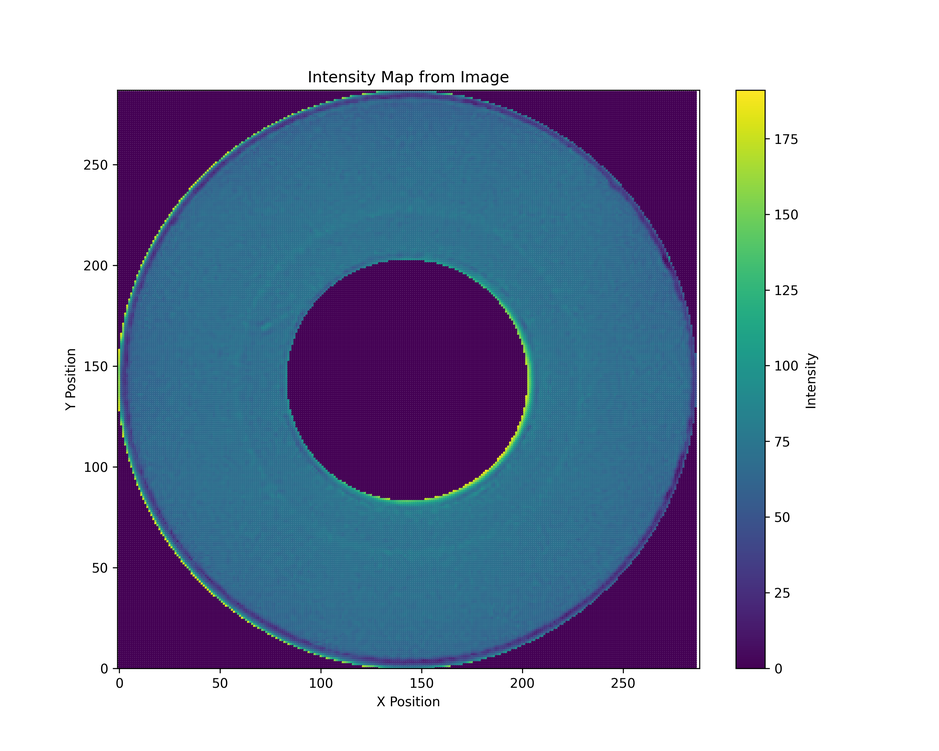
#> input picture App/scripts/intensity_map.png, 939 x 751 px, shrunk from 3000 x 2400 before the run
$ python -i UI1.py   (imports and definitions only)
#> lines starting #> are read from the running program, lines starting #| are printed output that depends on the picture; after the words box and inside, x2 and y2 are one past the last pixel; in counts of white or black regions, pixels touching at a corner belong together
#> further down, picture is the input picture: shape (751, 939, 3); mean B, G, R 187, 164.6, 155.5
"""Processed from UI1.py - Detected operations: sobel_edge, threshold, circle_detection"""
import cv2
import numpy as np

def process_image(image: np.ndarray, kernel_size: float = 0) -> np.ndarray:
    """
    Processed from UI1.py - Detected operations: sobel_edge, threshold, circle_detection

    Args:
        image: Input image
        kernel_size: Kernel size

    Returns:
        Processed image
    """
#> called with kernel_size = 0
    try:
        result = image.copy()

        # Convert to grayscale if needed
        if len(result.shape) == 3:
            result = cv2.cvtColor(result, cv2.COLOR_BGR2GRAY)
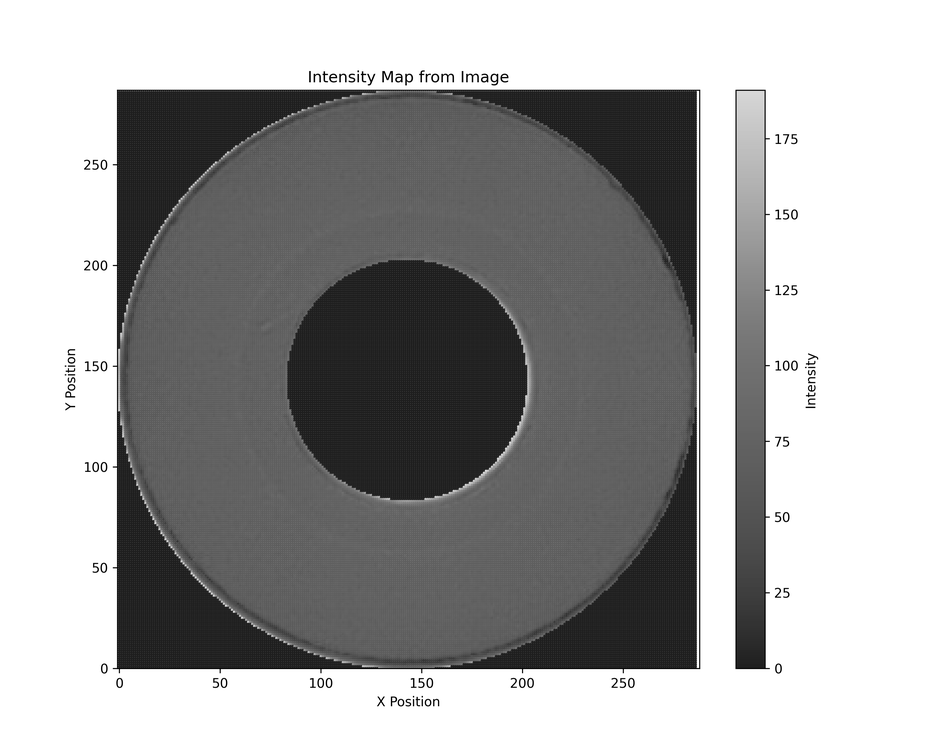
#> result: shape (751, 939); min 0, max 255, mean 164.4

        # Apply threshold
        if len(result.shape) == 3:
            result = cv2.cvtColor(result, cv2.COLOR_BGR2GRAY)
        _, result = cv2.threshold(result, 127, 255, cv2.THRESH_BINARY)
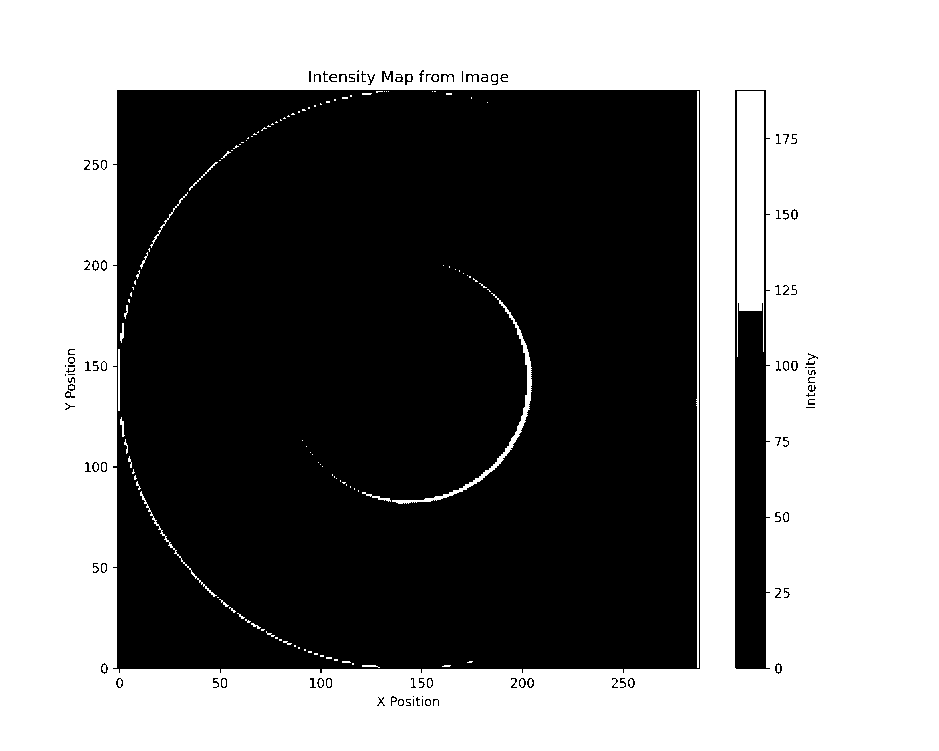
#> result: shape (751, 939); 50.6% white; 105 black regions (32 under 20 px), largest, box (x1, y1, x2, y2) and area: (113, 90, 700, 673) 333834, (735, 90, 770, 669) 11969, (382, 71, 393, 82) 67

        # Detect circles
        if len(result.shape) == 2:
            display = cv2.cvtColor(result, cv2.COLOR_GRAY2BGR)
        else:
            display = result.copy()
        gray = cv2.cvtColor(display, cv2.COLOR_BGR2GRAY) if len(display.shape) == 3 else display
        circles = cv2.HoughCircles(gray, cv2.HOUGH_GRADIENT, 1, 50, param1=50, param2=30)
#> circles = 14 rows, first 8: [413.5, 366.5, 301.7], [465.5, 367.5, 347.6], [297.5, 367.5, 228.7], [347.5, 367.5, 278.7], [812.5, 702.5, 398.5], [280.5, 265.5, 176.8], [905.5, 78.5, 459.5], [752.5, 367.5, 57.3]
        if circles is not None:
            circles = np.uint16(np.around(circles))
#> circles = 14 rows, first 8: [414, 366, 302], [466, 368, 348], [298, 368, 229], [348, 368, 279], [812, 702, 398], [280, 266, 177], [906, 78, 460], [752, 368, 57]
            for i in circles[0, :]:
                cv2.circle(display, (i[0], i[1]), i[2], (0, 255, 0), 2)
#> this loop made 14 passes
#> i on passes 1 to 12: [414, 366, 302], [466, 368, 348], [298, 368, 229], [348, 368, 279], [812, 702, 398], [280, 266, 177], [906, 78, 460], [752, 368, 57], [224, 366, 108], [794, 270, 61], [936, 682, 491], [626, 368, 108]
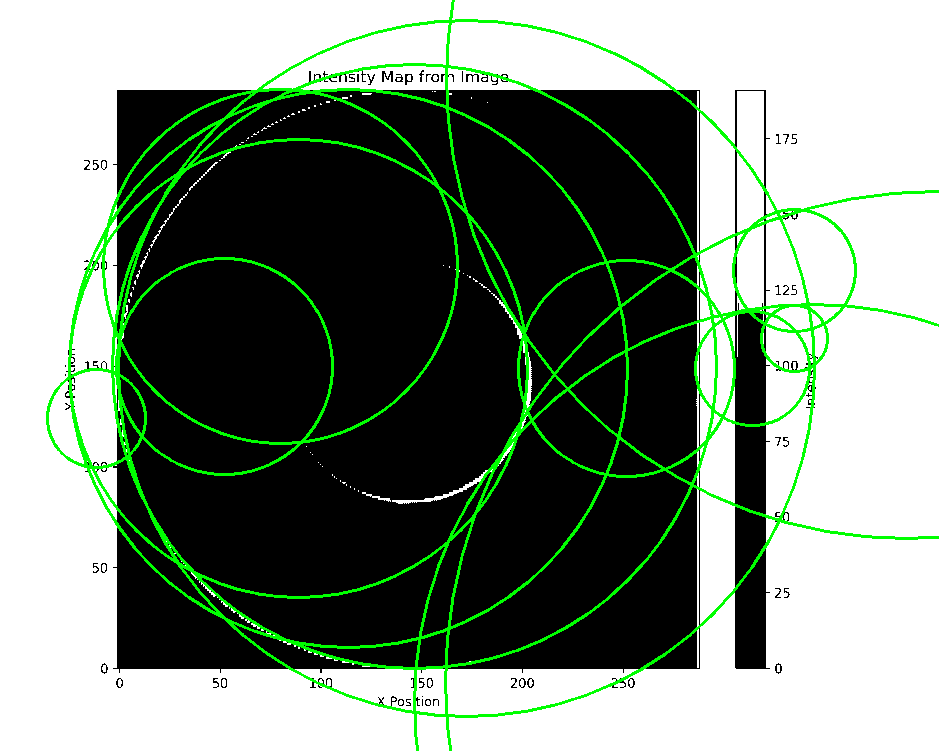
#> display: shape (751, 939, 3); mean B, G, R 124, 137.6, 124
        result = display

        # Apply CLAHE
        clahe = cv2.createCLAHE(clipLimit=2.0, tileGridSize=(8,8))
        if len(result.shape) == 3:
            lab = cv2.cvtColor(result, cv2.COLOR_BGR2LAB)
#> lab: shape (751, 939, 3); mean of channels 0, 1, 2 136, 123.4, 132.4
            lab[:, :, 0] = clahe.apply(lab[:, :, 0])
#> lab: shape (751, 939, 3); mean of channels 0, 1, 2 137.3, 123.4, 132.4
            result = cv2.cvtColor(lab, cv2.COLOR_LAB2BGR)
#> result: shape (751, 939, 3)
        else:
            result = clahe.apply(result)

        return result

    except Exception as e:
        print(f"Error in processing: {e}")
        return image

>>> import cv2
>>> picture = cv2.imread('intensity_map.png')
>>> result = process_image(picture)
